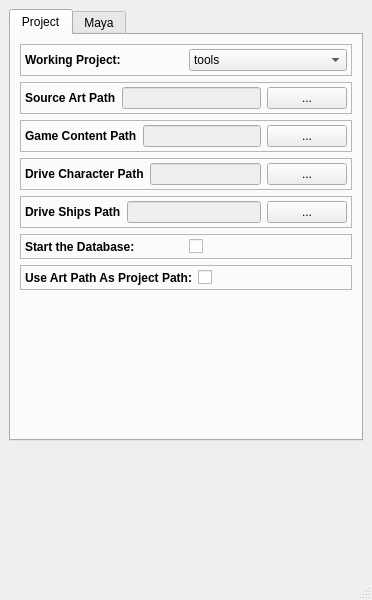
<?xml version="1.0" encoding="UTF-8"?>
<ui version="4.0">
 <class>MainWindow</class>
 <widget class="QMainWindow" name="MainWindow">
  <property name="geometry">
   <rect>
    <x>0</x>
    <y>0</y>
    <width>372</width>
    <height>600</height>
   </rect>
  </property>
  <property name="windowTitle">
   <string>MainWindow</string>
  </property>
  <widget class="QWidget" name="centralwidget">
   <layout class="QVBoxLayout" name="verticalLayout">
    <item>
     <widget class="QTabWidget" name="project_tabWidget">
      <property name="currentIndex">
       <number>0</number>
      </property>
      <widget class="QWidget" name="tab">
       <attribute name="title">
        <string>Project</string>
       </attribute>
       <layout class="QVBoxLayout" name="verticalLayout_2">
        <item>
         <widget class="QFrame" name="frame_8">
          <property name="frameShape">
           <enum>QFrame::StyledPanel</enum>
          </property>
          <property name="frameShadow">
           <enum>QFrame::Raised</enum>
          </property>
          <layout class="QHBoxLayout" name="horizontalLayout_5">
           <property name="margin">
            <number>4</number>
           </property>
           <item>
            <widget class="QLabel" name="label_6">
             <property name="font">
              <font>
               <weight>75</weight>
               <bold>true</bold>
              </font>
             </property>
             <property name="text">
              <string>Working Project:</string>
             </property>
            </widget>
           </item>
           <item>
            <widget class="QComboBox" name="tools_project_comboBox">
             <property name="sizePolicy">
              <sizepolicy hsizetype="Preferred" vsizetype="Fixed">
               <horstretch>0</horstretch>
               <verstretch>0</verstretch>
              </sizepolicy>
             </property>
             <property name="minimumSize">
              <size>
               <width>150</width>
               <height>0</height>
              </size>
             </property>
             <property name="layoutDirection">
              <enum>Qt::LeftToRight</enum>
             </property>
             <property name="currentIndex">
              <number>0</number>
             </property>
             <item>
              <property name="text">
               <string>tools</string>
              </property>
             </item>
            </widget>
           </item>
          </layout>
         </widget>
        </item>
        <item>
         <widget class="QFrame" name="frame">
          <property name="frameShape">
           <enum>QFrame::StyledPanel</enum>
          </property>
          <property name="frameShadow">
           <enum>QFrame::Raised</enum>
          </property>
          <layout class="QHBoxLayout" name="horizontalLayout">
           <property name="margin">
            <number>4</number>
           </property>
           <item>
            <widget class="QLabel" name="label">
             <property name="font">
              <font>
               <weight>75</weight>
               <bold>true</bold>
              </font>
             </property>
             <property name="text">
              <string>Source Art Path</string>
             </property>
            </widget>
           </item>
           <item>
            <widget class="QLineEdit" name="artPath_lineEdit">
             <property name="enabled">
              <bool>false</bool>
             </property>
            </widget>
           </item>
           <item>
            <widget class="QPushButton" name="artPath_button">
             <property name="text">
              <string>...</string>
             </property>
            </widget>
           </item>
          </layout>
         </widget>
        </item>
        <item>
         <widget class="QFrame" name="frame_11">
          <property name="frameShape">
           <enum>QFrame::StyledPanel</enum>
          </property>
          <property name="frameShadow">
           <enum>QFrame::Raised</enum>
          </property>
          <layout class="QHBoxLayout" name="horizontalLayout_8">
           <property name="margin">
            <number>4</number>
           </property>
           <item>
            <widget class="QLabel" name="label_13">
             <property name="font">
              <font>
               <weight>75</weight>
               <bold>true</bold>
              </font>
             </property>
             <property name="text">
              <string>Game Content Path</string>
             </property>
            </widget>
           </item>
           <item>
            <widget class="QLineEdit" name="gamePath_lineEdit">
             <property name="enabled">
              <bool>false</bool>
             </property>
            </widget>
           </item>
           <item>
            <widget class="QPushButton" name="gamePath_button">
             <property name="text">
              <string>...</string>
             </property>
            </widget>
           </item>
          </layout>
         </widget>
        </item>
        <item>
         <widget class="QFrame" name="frame_12">
          <property name="frameShape">
           <enum>QFrame::StyledPanel</enum>
          </property>
          <property name="frameShadow">
           <enum>QFrame::Raised</enum>
          </property>
          <layout class="QHBoxLayout" name="horizontalLayout_10">
           <property name="margin">
            <number>4</number>
           </property>
           <item>
            <widget class="QLabel" name="label_19">
             <property name="font">
              <font>
               <weight>75</weight>
               <bold>true</bold>
              </font>
             </property>
             <property name="text">
              <string>Drive Character Path</string>
             </property>
            </widget>
           </item>
           <item>
            <widget class="QLineEdit" name="driveCharPath_lineEdit">
             <property name="enabled">
              <bool>false</bool>
             </property>
            </widget>
           </item>
           <item>
            <widget class="QPushButton" name="driveCharPath_button">
             <property name="text">
              <string>...</string>
             </property>
            </widget>
           </item>
          </layout>
         </widget>
        </item>
        <item>
         <widget class="QFrame" name="frame_13">
          <property name="frameShape">
           <enum>QFrame::StyledPanel</enum>
          </property>
          <property name="frameShadow">
           <enum>QFrame::Raised</enum>
          </property>
          <layout class="QHBoxLayout" name="horizontalLayout_11">
           <property name="margin">
            <number>4</number>
           </property>
           <item>
            <widget class="QLabel" name="label_20">
             <property name="font">
              <font>
               <weight>75</weight>
               <bold>true</bold>
              </font>
             </property>
             <property name="text">
              <string>Drive Ships Path</string>
             </property>
            </widget>
           </item>
           <item>
            <widget class="QLineEdit" name="driveShipPath_lineEdit">
             <property name="enabled">
              <bool>false</bool>
             </property>
            </widget>
           </item>
           <item>
            <widget class="QPushButton" name="driveShipPath_button">
             <property name="text">
              <string>...</string>
             </property>
            </widget>
           </item>
          </layout>
         </widget>
        </item>
        <item>
         <widget class="QFrame" name="frame_9">
          <property name="frameShape">
           <enum>QFrame::StyledPanel</enum>
          </property>
          <property name="frameShadow">
           <enum>QFrame::Raised</enum>
          </property>
          <layout class="QHBoxLayout" name="horizontalLayout_6">
           <property name="margin">
            <number>4</number>
           </property>
           <item>
            <widget class="QLabel" name="label_12">
             <property name="font">
              <font>
               <weight>75</weight>
               <bold>true</bold>
              </font>
             </property>
             <property name="text">
              <string>Start the Database:</string>
             </property>
            </widget>
           </item>
           <item>
            <widget class="QCheckBox" name="startDatabase_checkBox">
             <property name="layoutDirection">
              <enum>Qt::LeftToRight</enum>
             </property>
             <property name="text">
              <string/>
             </property>
             <property name="checked">
              <bool>false</bool>
             </property>
            </widget>
           </item>
          </layout>
         </widget>
        </item>
        <item>
         <widget class="QFrame" name="frame_4">
          <property name="frameShape">
           <enum>QFrame::StyledPanel</enum>
          </property>
          <property name="frameShadow">
           <enum>QFrame::Raised</enum>
          </property>
          <layout class="QHBoxLayout" name="horizontalLayout_2">
           <property name="spacing">
            <number>6</number>
           </property>
           <property name="margin">
            <number>4</number>
           </property>
           <item>
            <widget class="QLabel" name="label_11">
             <property name="font">
              <font>
               <weight>75</weight>
               <bold>true</bold>
              </font>
             </property>
             <property name="text">
              <string>Use Art Path As Project Path:</string>
             </property>
            </widget>
           </item>
           <item>
            <widget class="QCheckBox" name="useArtPath_checkBox">
             <property name="layoutDirection">
              <enum>Qt::LeftToRight</enum>
             </property>
             <property name="text">
              <string/>
             </property>
             <property name="checked">
              <bool>false</bool>
             </property>
            </widget>
           </item>
          </layout>
         </widget>
        </item>
        <item>
         <spacer name="verticalSpacer">
          <property name="orientation">
           <enum>Qt::Vertical</enum>
          </property>
          <property name="sizeHint" stdset="0">
           <size>
            <width>20</width>
            <height>40</height>
           </size>
          </property>
         </spacer>
        </item>
       </layout>
      </widget>
      <widget class="QWidget" name="tab_2">
       <attribute name="title">
        <string>Maya</string>
       </attribute>
       <layout class="QVBoxLayout" name="verticalLayout_3">
        <item>
         <widget class="QFrame" name="frame_7">
          <property name="frameShape">
           <enum>QFrame::StyledPanel</enum>
          </property>
          <property name="frameShadow">
           <enum>QFrame::Raised</enum>
          </property>
          <layout class="QHBoxLayout" name="horizontalLayout_4">
           <property name="margin">
            <number>4</number>
           </property>
           <item>
            <widget class="QLabel" name="label_5">
             <property name="minimumSize">
              <size>
               <width>160</width>
               <height>0</height>
              </size>
             </property>
             <property name="font">
              <font>
               <weight>75</weight>
               <bold>true</bold>
              </font>
             </property>
             <property name="text">
              <string>Scene Up:</string>
             </property>
            </widget>
           </item>
           <item>
            <widget class="QRadioButton" name="radioButton_Y">
             <property name="font">
              <font>
               <weight>75</weight>
               <bold>true</bold>
              </font>
             </property>
             <property name="layoutDirection">
              <enum>Qt::RightToLeft</enum>
             </property>
             <property name="text">
              <string>Y</string>
             </property>
             <property name="checked">
              <bool>true</bool>
             </property>
            </widget>
           </item>
           <item>
            <spacer name="horizontalSpacer_2">
             <property name="orientation">
              <enum>Qt::Horizontal</enum>
             </property>
             <property name="sizeHint" stdset="0">
              <size>
               <width>40</width>
               <height>20</height>
              </size>
             </property>
            </spacer>
           </item>
           <item>
            <widget class="QRadioButton" name="radioButton_Z">
             <property name="font">
              <font>
               <weight>75</weight>
               <bold>true</bold>
              </font>
             </property>
             <property name="layoutDirection">
              <enum>Qt::RightToLeft</enum>
             </property>
             <property name="text">
              <string>Z</string>
             </property>
             <property name="checked">
              <bool>false</bool>
             </property>
            </widget>
           </item>
           <item>
            <spacer name="horizontalSpacer">
             <property name="orientation">
              <enum>Qt::Horizontal</enum>
             </property>
             <property name="sizeHint" stdset="0">
              <size>
               <width>40</width>
               <height>20</height>
              </size>
             </property>
            </spacer>
           </item>
          </layout>
         </widget>
        </item>
        <item>
         <widget class="QFrame" name="frame_3">
          <property name="frameShape">
           <enum>QFrame::StyledPanel</enum>
          </property>
          <property name="frameShadow">
           <enum>QFrame::Raised</enum>
          </property>
          <layout class="QFormLayout" name="formLayout">
           <property name="fieldGrowthPolicy">
            <enum>QFormLayout::AllNonFixedFieldsGrow</enum>
           </property>
           <property name="horizontalSpacing">
            <number>3</number>
           </property>
           <property name="margin">
            <number>4</number>
           </property>
           <item row="1" column="0">
            <widget class="QLabel" name="label_4">
             <property name="minimumSize">
              <size>
               <width>160</width>
               <height>0</height>
              </size>
             </property>
             <property name="font">
              <font>
               <weight>75</weight>
               <bold>true</bold>
              </font>
             </property>
             <property name="text">
              <string>Linear Unit</string>
             </property>
            </widget>
           </item>
           <item row="1" column="1">
            <widget class="QComboBox" name="linearUnit_comboBox">
             <item>
              <property name="text">
               <string>cm</string>
              </property>
             </item>
             <item>
              <property name="text">
               <string>m</string>
              </property>
             </item>
             <item>
              <property name="text">
               <string>ft</string>
              </property>
             </item>
             <item>
              <property name="text">
               <string>yd</string>
              </property>
             </item>
            </widget>
           </item>
           <item row="2" column="0">
            <widget class="QLabel" name="label_3">
             <property name="minimumSize">
              <size>
               <width>160</width>
               <height>0</height>
              </size>
             </property>
             <property name="font">
              <font>
               <weight>75</weight>
               <bold>true</bold>
              </font>
             </property>
             <property name="text">
              <string>Time Unit</string>
             </property>
            </widget>
           </item>
           <item row="2" column="1">
            <widget class="QComboBox" name="timeUnit_comboBox">
             <item>
              <property name="text">
               <string>30fps</string>
              </property>
             </item>
             <item>
              <property name="text">
               <string>60fps</string>
              </property>
             </item>
             <item>
              <property name="text">
               <string>24fps</string>
              </property>
             </item>
            </widget>
           </item>
           <item row="0" column="0">
            <widget class="QLabel" name="updateSceenUnits_label">
             <property name="font">
              <font>
               <weight>75</weight>
               <bold>true</bold>
              </font>
             </property>
             <property name="text">
              <string>Update Scene Units</string>
             </property>
            </widget>
           </item>
           <item row="0" column="1">
            <widget class="QCheckBox" name="updateUnits_checkBox">
             <property name="layoutDirection">
              <enum>Qt::LeftToRight</enum>
             </property>
             <property name="text">
              <string/>
             </property>
             <property name="checked">
              <bool>false</bool>
             </property>
            </widget>
           </item>
          </layout>
         </widget>
        </item>
        <item>
         <widget class="QFrame" name="frame_5">
          <property name="frameShape">
           <enum>QFrame::StyledPanel</enum>
          </property>
          <property name="frameShadow">
           <enum>QFrame::Raised</enum>
          </property>
          <layout class="QFormLayout" name="formLayout_2">
           <property name="fieldGrowthPolicy">
            <enum>QFormLayout::AllNonFixedFieldsGrow</enum>
           </property>
           <property name="horizontalSpacing">
            <number>4</number>
           </property>
           <property name="margin">
            <number>4</number>
           </property>
           <item row="0" column="0">
            <widget class="QLabel" name="updateSceenCamera_label">
             <property name="font">
              <font>
               <weight>75</weight>
               <bold>true</bold>
              </font>
             </property>
             <property name="text">
              <string>Update Scene Camera:</string>
             </property>
            </widget>
           </item>
           <item row="0" column="1">
            <widget class="QCheckBox" name="updateCamera_checkBox">
             <property name="layoutDirection">
              <enum>Qt::LeftToRight</enum>
             </property>
             <property name="text">
              <string/>
             </property>
             <property name="checked">
              <bool>false</bool>
             </property>
            </widget>
           </item>
           <item row="1" column="0">
            <widget class="QLabel" name="label_7">
             <property name="minimumSize">
              <size>
               <width>160</width>
               <height>0</height>
              </size>
             </property>
             <property name="font">
              <font>
               <weight>75</weight>
               <bold>true</bold>
              </font>
             </property>
             <property name="text">
              <string>Camera Near Clipping Plane:</string>
             </property>
            </widget>
           </item>
           <item row="1" column="1">
            <widget class="QDoubleSpinBox" name="nearClip_spinBox">
             <property name="buttonSymbols">
              <enum>QAbstractSpinBox::NoButtons</enum>
             </property>
             <property name="minimum">
              <double>-100000000.000000000000000</double>
             </property>
             <property name="maximum">
              <double>1000000000.000000000000000</double>
             </property>
             <property name="singleStep">
              <double>0.100000000000000</double>
             </property>
             <property name="value">
              <double>0.100000000000000</double>
             </property>
            </widget>
           </item>
           <item row="2" column="0">
            <widget class="QLabel" name="label_8">
             <property name="minimumSize">
              <size>
               <width>160</width>
               <height>0</height>
              </size>
             </property>
             <property name="font">
              <font>
               <weight>75</weight>
               <bold>true</bold>
              </font>
             </property>
             <property name="text">
              <string>Camera Far Clipping Plane:</string>
             </property>
            </widget>
           </item>
           <item row="2" column="1">
            <widget class="QDoubleSpinBox" name="farClip_spinBox">
             <property name="buttonSymbols">
              <enum>QAbstractSpinBox::NoButtons</enum>
             </property>
             <property name="minimum">
              <double>-100000000.000000000000000</double>
             </property>
             <property name="maximum">
              <double>1000000000.000000000000000</double>
             </property>
             <property name="singleStep">
              <double>0.100000000000000</double>
             </property>
             <property name="value">
              <double>1000000.000000000000000</double>
             </property>
            </widget>
           </item>
           <item row="3" column="0">
            <widget class="QLabel" name="label_9">
             <property name="minimumSize">
              <size>
               <width>160</width>
               <height>0</height>
              </size>
             </property>
             <property name="font">
              <font>
               <weight>75</weight>
               <bold>true</bold>
              </font>
             </property>
             <property name="text">
              <string>Camera Focal Length:</string>
             </property>
            </widget>
           </item>
           <item row="3" column="1">
            <widget class="QDoubleSpinBox" name="focalLength_spinBox">
             <property name="buttonSymbols">
              <enum>QAbstractSpinBox::NoButtons</enum>
             </property>
             <property name="minimum">
              <double>-100000000.000000000000000</double>
             </property>
             <property name="maximum">
              <double>1000000000.000000000000000</double>
             </property>
             <property name="singleStep">
              <double>1.000000000000000</double>
             </property>
             <property name="value">
              <double>35.000000000000000</double>
             </property>
            </widget>
           </item>
          </layout>
         </widget>
        </item>
        <item>
         <widget class="QFrame" name="frame_6">
          <property name="frameShape">
           <enum>QFrame::StyledPanel</enum>
          </property>
          <property name="frameShadow">
           <enum>QFrame::Raised</enum>
          </property>
          <layout class="QFormLayout" name="formLayout_3">
           <property name="fieldGrowthPolicy">
            <enum>QFormLayout::AllNonFixedFieldsGrow</enum>
           </property>
           <property name="horizontalSpacing">
            <number>6</number>
           </property>
           <property name="verticalSpacing">
            <number>6</number>
           </property>
           <property name="margin">
            <number>4</number>
           </property>
           <item row="0" column="0">
            <widget class="QLabel" name="label_15">
             <property name="minimumSize">
              <size>
               <width>160</width>
               <height>0</height>
              </size>
             </property>
             <property name="font">
              <font>
               <weight>75</weight>
               <bold>true</bold>
              </font>
             </property>
             <property name="text">
              <string>Update Scene Grid :</string>
             </property>
            </widget>
           </item>
           <item row="0" column="1">
            <widget class="QCheckBox" name="updateGrid_checkBox">
             <property name="text">
              <string/>
             </property>
             <property name="checked">
              <bool>false</bool>
             </property>
            </widget>
           </item>
           <item row="1" column="0">
            <widget class="QLabel" name="label_16">
             <property name="minimumSize">
              <size>
               <width>160</width>
               <height>0</height>
              </size>
             </property>
             <property name="font">
              <font>
               <weight>75</weight>
               <bold>true</bold>
              </font>
             </property>
             <property name="text">
              <string>Grid Size:</string>
             </property>
            </widget>
           </item>
           <item row="1" column="1">
            <widget class="QSpinBox" name="gridSize_spinBox">
             <property name="buttonSymbols">
              <enum>QAbstractSpinBox::NoButtons</enum>
             </property>
             <property name="minimum">
              <number>1</number>
             </property>
             <property name="maximum">
              <number>100000</number>
             </property>
             <property name="value">
              <number>10</number>
             </property>
            </widget>
           </item>
           <item row="2" column="0">
            <widget class="QLabel" name="label_18">
             <property name="minimumSize">
              <size>
               <width>160</width>
               <height>0</height>
              </size>
             </property>
             <property name="font">
              <font>
               <weight>75</weight>
               <bold>true</bold>
              </font>
             </property>
             <property name="text">
              <string>Grid Spacing:</string>
             </property>
            </widget>
           </item>
           <item row="2" column="1">
            <widget class="QSpinBox" name="gridSpacing_spinBox">
             <property name="buttonSymbols">
              <enum>QAbstractSpinBox::NoButtons</enum>
             </property>
             <property name="minimum">
              <number>1</number>
             </property>
             <property name="maximum">
              <number>100000</number>
             </property>
             <property name="value">
              <number>5</number>
             </property>
            </widget>
           </item>
           <item row="3" column="0">
            <widget class="QLabel" name="label_17">
             <property name="minimumSize">
              <size>
               <width>160</width>
               <height>0</height>
              </size>
             </property>
             <property name="font">
              <font>
               <weight>75</weight>
               <bold>true</bold>
              </font>
             </property>
             <property name="text">
              <string>Grid Divisons:</string>
             </property>
            </widget>
           </item>
           <item row="3" column="1">
            <widget class="QSpinBox" name="gridDivisions_spinBox">
             <property name="buttonSymbols">
              <enum>QAbstractSpinBox::NoButtons</enum>
             </property>
             <property name="minimum">
              <number>1</number>
             </property>
             <property name="maximum">
              <number>100000</number>
             </property>
             <property name="value">
              <number>5</number>
             </property>
            </widget>
           </item>
          </layout>
         </widget>
        </item>
        <item>
         <widget class="QFrame" name="frame_10">
          <property name="frameShape">
           <enum>QFrame::StyledPanel</enum>
          </property>
          <property name="frameShadow">
           <enum>QFrame::Raised</enum>
          </property>
          <layout class="QHBoxLayout" name="horizontalLayout_9">
           <property name="spacing">
            <number>6</number>
           </property>
           <property name="margin">
            <number>4</number>
           </property>
           <item>
            <widget class="QLabel" name="label_14">
             <property name="font">
              <font>
               <weight>75</weight>
               <bold>true</bold>
              </font>
             </property>
             <property name="text">
              <string>Build Namespace Menu:</string>
             </property>
            </widget>
           </item>
           <item>
            <widget class="QCheckBox" name="buildNamespaceUI_checkBox">
             <property name="layoutDirection">
              <enum>Qt::LeftToRight</enum>
             </property>
             <property name="text">
              <string/>
             </property>
            </widget>
           </item>
          </layout>
         </widget>
        </item>
       </layout>
      </widget>
     </widget>
    </item>
    <item>
     <spacer name="verticalSpacer_2">
      <property name="orientation">
       <enum>Qt::Vertical</enum>
      </property>
      <property name="sizeHint" stdset="0">
       <size>
        <width>20</width>
        <height>40</height>
       </size>
      </property>
     </spacer>
    </item>
   </layout>
  </widget>
  <widget class="QMenuBar" name="menubar">
   <property name="geometry">
    <rect>
     <x>0</x>
     <y>0</y>
     <width>372</width>
     <height>21</height>
    </rect>
   </property>
  </widget>
  <widget class="QStatusBar" name="statusbar"/>
 </widget>
 <resources/>
 <connections/>
</ui>
